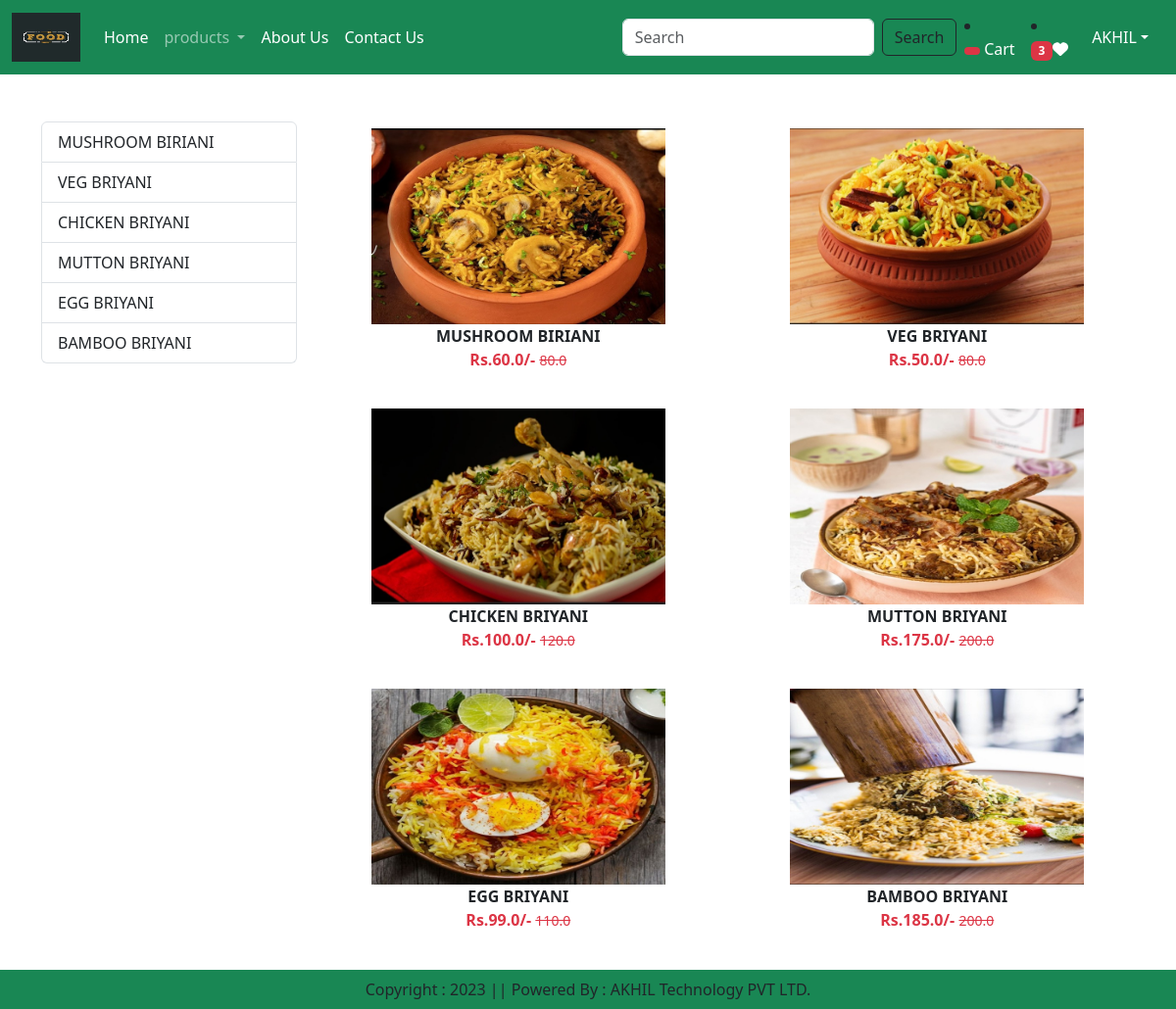
The app's page /category/BR (signed in) with its own data.
### ss/models.py (models this page shows, shortened)
class Product(models.Model):
    title = models.CharField(max_length=100)
    selling_price = models.FloatField()
    discounted_price = models.FloatField()
    description = models.TextField()
    composition = models.TextField(default='')
    prodapp = models.TextField(default='')
    category = models.CharField(choices=CATEGORY_CHOICES, max_length=2)
    product_image = models.ImageField(upload_to = 'products')

### ss/views.py (the view)
# urls.py: path("category/<slug:val>", views.CategoryView.as_view(),name="category"),
@method_decorator(login_required,name='dispatch')
class CategoryView(View):
    def get(self,request,val):
        totalitem = 0
        wishitem = 0
        if request.user.is_authenticated:
            totalitem = len(Cart.objects.filter(user=request.user))
            wishitem =len(Wishlist.objects.filter(user=request.user))
        product = Product.objects.filter(category=val)
        title = Product.objects.filter(category=val).values('title')
        return render(request, "ss/category.html",locals())

### ss/templates/ss/category.html (shortened to what this page needs)
{% extends 'ss/base.html' %}
{% load static %}
{% block main-content %}
	<div class="container my-5">
		<div class="row">
			<div class="col-sm-3">
				<div class="list-group">
					{% for val in title%}
						<a href="{% url 'category-title' val.title %}" class="list-group-item
					list-group-item-action" aria-current="true">{{val.title}}</a>
					{% endfor %}
				</div>
			</div>
			<div class="col-sm-9">
				<div class="row">
					{% for prod  in product%}
						<div class="col text-center mb-4">
							<a href="{% url 'product-detail' prod.id %}" class="btn">
							<div>
								<img src="{{prod.product_image.url}}" width="300px" height="200px"  />
								<div class="fw-bold">{{prod.title}}</div>
								<div class="fw-bold text-danger">
									Rs.{{prod.discounted_price}}/-
									<small class="fw-light text-decoration-line-through">{{prod.selling_price}}</small>
							    </div>
							</div>
							</a>
						</div>
					{% endfor %}
				</div>
			</div>
		</div>
	</div>
{% endblock main-content %}

### records on screen
Product: product_image (picture), title "MUSHROOM BIRIANI", discounted_price "60.0", selling_price "80.0"
Product: product_image (picture), title "VEG BRIYANI", discounted_price "50.0", selling_price "80.0"
Product: product_image (picture), title "CHICKEN BRIYANI", discounted_price "100.0", selling_price "120.0"
Product: product_image (picture), title "MUTTON BRIYANI", discounted_price "175.0", selling_price "200.0"
Product: product_image (picture), title "EGG BRIYANI", discounted_price "99.0", selling_price "110.0"
Product: product_image (picture), title "BAMBOO BRIYANI", discounted_price "185.0", selling_price "200.0"

### other values on screen
{{ wishitem }} "3"
{{ val.title }} "MUSHROOM BIRIANI" "VEG BRIYANI" "CHICKEN BRIYANI" "MUTTON BRIYANI" "EGG BRIYANI" "BAMBOO BRIYANI"
